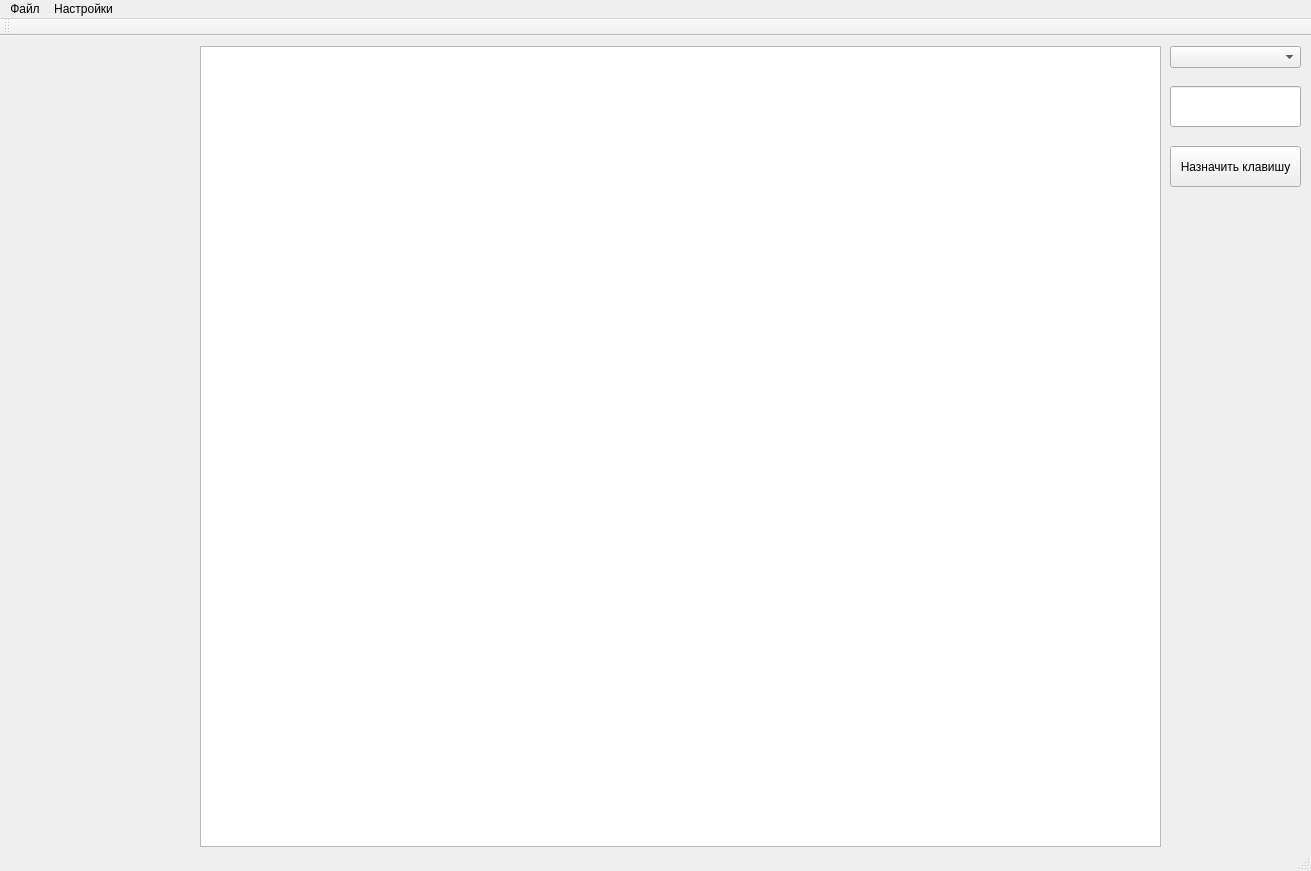
<?xml version="1.0" encoding="UTF-8"?>
<ui version="4.0">
 <class>MainWindow</class>
 <widget class="QMainWindow" name="MainWindow">
  <property name="geometry">
   <rect>
    <x>0</x>
    <y>0</y>
    <width>1311</width>
    <height>871</height>
   </rect>
  </property>
  <property name="windowTitle">
   <string>Текстовый редактор</string>
  </property>
  <widget class="QWidget" name="centralWidget">
   <widget class="QPlainTextEdit" name="plainTextEdit">
    <property name="geometry">
     <rect>
      <x>200</x>
      <y>10</y>
      <width>961</width>
      <height>801</height>
     </rect>
    </property>
   </widget>
   <widget class="QComboBox" name="boxActions">
    <property name="geometry">
     <rect>
      <x>1170</x>
      <y>10</y>
      <width>131</width>
      <height>22</height>
     </rect>
    </property>
   </widget>
   <widget class="QLineEdit" name="valHotKey">
    <property name="geometry">
     <rect>
      <x>1170</x>
      <y>50</y>
      <width>131</width>
      <height>41</height>
     </rect>
    </property>
   </widget>
   <widget class="QPushButton" name="setHotKey">
    <property name="geometry">
     <rect>
      <x>1170</x>
      <y>110</y>
      <width>131</width>
      <height>41</height>
     </rect>
    </property>
    <property name="text">
     <string>Назначить клавишу</string>
    </property>
   </widget>
   <widget class="QWidget" name="gridLayoutWidget">
    <property name="geometry">
     <rect>
      <x>0</x>
      <y>10</y>
      <width>201</width>
      <height>521</height>
     </rect>
    </property>
    <layout class="QGridLayout" name="gridLayout"/>
   </widget>
  </widget>
  <widget class="QMenuBar" name="menuBar">
   <property name="geometry">
    <rect>
     <x>0</x>
     <y>0</y>
     <width>1311</width>
     <height>21</height>
    </rect>
   </property>
   <widget class="QMenu" name="menu">
    <property name="title">
     <string>Файл</string>
    </property>
    <addaction name="CreateFile"/>
    <addaction name="separator"/>
    <addaction name="OpenReadOnly"/>
    <addaction name="OpenFile"/>
    <addaction name="separator"/>
    <addaction name="Save"/>
    <addaction name="SaveFile"/>
    <addaction name="separator"/>
    <addaction name="OpenRef"/>
    <addaction name="QuitAction"/>
   </widget>
   <widget class="QMenu" name="menu_2">
    <property name="title">
     <string>Настройки</string>
    </property>
    <widget class="QMenu" name="menu_3">
     <property name="title">
      <string>Язык</string>
     </property>
     <addaction name="separator"/>
     <addaction name="LangToRus"/>
     <addaction name="LangToEng"/>
    </widget>
    <widget class="QMenu" name="menu_4">
     <property name="title">
      <string>Тема</string>
     </property>
     <addaction name="action_2"/>
     <addaction name="action_3"/>
    </widget>
    <addaction name="menu_3"/>
    <addaction name="menu_4"/>
   </widget>
   <addaction name="menu"/>
   <addaction name="menu_2"/>
  </widget>
  <widget class="QToolBar" name="mainToolBar">
   <attribute name="toolBarArea">
    <enum>TopToolBarArea</enum>
   </attribute>
   <attribute name="toolBarBreak">
    <bool>false</bool>
   </attribute>
  </widget>
  <widget class="QStatusBar" name="statusBar"/>
  <action name="SaveFile">
   <property name="text">
    <string>Сохранить как</string>
   </property>
  </action>
  <action name="OpenRef">
   <property name="text">
    <string>Справка</string>
   </property>
  </action>
  <action name="LangToRus">
   <property name="text">
    <string>Русский</string>
   </property>
  </action>
  <action name="LangToEng">
   <property name="text">
    <string>Английский</string>
   </property>
  </action>
  <action name="OpenReadOnly">
   <property name="text">
    <string>Открыть для чтения</string>
   </property>
  </action>
  <action name="OpenFile">
   <property name="text">
    <string>Открыть для редактирования</string>
   </property>
  </action>
  <action name="CreateFile">
   <property name="text">
    <string>Создать новый файл</string>
   </property>
  </action>
  <action name="QuitAction">
   <property name="text">
    <string>Закрыть</string>
   </property>
  </action>
  <action name="Save">
   <property name="text">
    <string>Сохранить</string>
   </property>
  </action>
  <action name="action_2">
   <property name="text">
    <string>Светлая</string>
   </property>
  </action>
  <action name="action_3">
   <property name="text">
    <string>Тёмная</string>
   </property>
  </action>
 </widget>
 <layoutdefault spacing="6" margin="11"/>
 <resources/>
 <connections/>
</ui>
